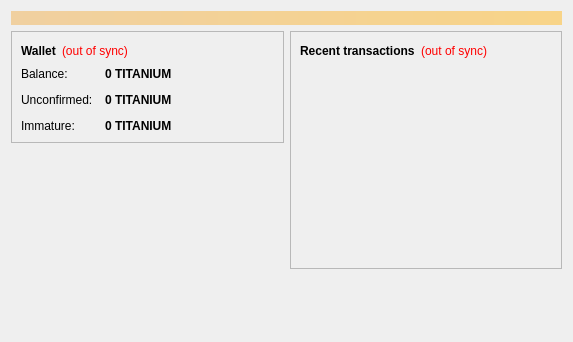
<?xml version="1.0" encoding="UTF-8"?>
<ui version="4.0">
 <class>OverviewPage</class>
 <widget class="QWidget" name="OverviewPage">
  <property name="geometry">
   <rect>
    <x>0</x>
    <y>0</y>
    <width>573</width>
    <height>342</height>
   </rect>
  </property>
  <property name="windowTitle">
   <string>Form</string>
  </property>
  <layout class="QVBoxLayout" name="topLayout">
   <item>
    <widget class="QLabel" name="labelAlerts">
     <property name="visible">
      <bool>false</bool>
     </property>
     <property name="styleSheet">
      <string notr="true">background-color: qlineargradient(x1: 0, y1: 0, x2: 1, y2: 0, stop:0 #F0D0A0, stop:1 #F8D488); color:#000000;</string>
     </property>
     <property name="wordWrap">
      <bool>true</bool>
     </property>
     <property name="margin">
      <number>3</number>
     </property>
    </widget>
   </item>
   <item>
    <layout class="QHBoxLayout" name="horizontalLayout" stretch="1,1">
     <item>
      <layout class="QVBoxLayout" name="verticalLayout_2">
       <item>
        <widget class="QFrame" name="frame">
         <property name="frameShape">
          <enum>QFrame::StyledPanel</enum>
         </property>
         <property name="frameShadow">
          <enum>QFrame::Raised</enum>
         </property>
         <layout class="QVBoxLayout" name="verticalLayout_4">
          <item>
           <layout class="QHBoxLayout" name="horizontalLayout_4">
            <item>
             <widget class="QLabel" name="label_5">
              <property name="font">
               <font>
                <weight>75</weight>
                <bold>true</bold>
               </font>
              </property>
              <property name="text">
               <string>Wallet</string>
              </property>
             </widget>
            </item>
            <item>
             <widget class="QLabel" name="labelWalletStatus">
              <property name="toolTip">
               <string>The displayed information may be out of date. Your wallet automatically synchronizes with the Titaniumcoin network after a connection is established, but this process has not completed yet.</string>
              </property>
              <property name="styleSheet">
               <string notr="true">QLabel { color: red; }</string>
              </property>
              <property name="text">
               <string notr="true">(out of sync)</string>
              </property>
              <property name="alignment">
               <set>Qt::AlignLeading|Qt::AlignLeft|Qt::AlignVCenter</set>
              </property>
             </widget>
            </item>
            <item>
             <spacer name="horizontalSpacer_2">
              <property name="orientation">
               <enum>Qt::Horizontal</enum>
              </property>
              <property name="sizeHint" stdset="0">
               <size>
                <width>40</width>
                <height>20</height>
               </size>
              </property>
             </spacer>
            </item>
           </layout>
          </item>
          <item>
           <layout class="QFormLayout" name="formLayout_2">
            <property name="fieldGrowthPolicy">
             <enum>QFormLayout::AllNonFixedFieldsGrow</enum>
            </property>
            <property name="horizontalSpacing">
             <number>12</number>
            </property>
            <property name="verticalSpacing">
             <number>12</number>
            </property>
            <item row="0" column="0">
             <widget class="QLabel" name="label">
              <property name="text">
               <string>Balance:</string>
              </property>
             </widget>
            </item>
            <item row="0" column="1">
             <widget class="QLabel" name="labelBalance">
              <property name="font">
               <font>
                <weight>75</weight>
                <bold>true</bold>
               </font>
              </property>
              <property name="cursor">
               <cursorShape>IBeamCursor</cursorShape>
              </property>
              <property name="toolTip">
               <string>Your current balance</string>
              </property>
              <property name="text">
               <string notr="true">0 TITANIUM</string>
              </property>
              <property name="textInteractionFlags">
               <set>Qt::LinksAccessibleByMouse|Qt::TextSelectableByKeyboard|Qt::TextSelectableByMouse</set>
              </property>
             </widget>
            </item>
            <item row="1" column="0">
             <widget class="QLabel" name="label_3">
              <property name="text">
               <string>Unconfirmed:</string>
              </property>
             </widget>
            </item>
            <item row="1" column="1">
             <widget class="QLabel" name="labelUnconfirmed">
              <property name="font">
               <font>
                <weight>75</weight>
                <bold>true</bold>
               </font>
              </property>
              <property name="cursor">
               <cursorShape>IBeamCursor</cursorShape>
              </property>
              <property name="toolTip">
               <string>Total of transactions that have yet to be confirmed, and do not yet count toward the current balance</string>
              </property>
              <property name="text">
               <string notr="true">0 TITANIUM</string>
              </property>
              <property name="textInteractionFlags">
               <set>Qt::LinksAccessibleByMouse|Qt::TextSelectableByKeyboard|Qt::TextSelectableByMouse</set>
              </property>
             </widget>
            </item>
            <item row="2" column="0">
             <widget class="QLabel" name="labelImmatureText">
              <property name="text">
               <string>Immature:</string>
              </property>
             </widget>
            </item>
            <item row="2" column="1">
             <widget class="QLabel" name="labelImmature">
              <property name="font">
               <font>
                <weight>75</weight>
                <bold>true</bold>
               </font>
              </property>
              <property name="toolTip">
               <string>Mined balance that has not yet matured</string>
              </property>
              <property name="text">
               <string notr="true">0 TITANIUM</string>
              </property>
              <property name="textInteractionFlags">
               <set>Qt::LinksAccessibleByMouse|Qt::TextSelectableByKeyboard|Qt::TextSelectableByMouse</set>
              </property>
             </widget>
            </item>
           </layout>
          </item>
         </layout>
        </widget>
       </item>
       <item>
        <spacer name="verticalSpacer">
         <property name="orientation">
          <enum>Qt::Vertical</enum>
         </property>
         <property name="sizeHint" stdset="0">
          <size>
           <width>20</width>
           <height>40</height>
          </size>
         </property>
        </spacer>
       </item>
      </layout>
     </item>
     <item>
      <layout class="QVBoxLayout" name="verticalLayout_3">
       <item>
        <widget class="QFrame" name="frame_2">
         <property name="frameShape">
          <enum>QFrame::StyledPanel</enum>
         </property>
         <property name="frameShadow">
          <enum>QFrame::Raised</enum>
         </property>
         <layout class="QVBoxLayout" name="verticalLayout">
          <item>
           <layout class="QHBoxLayout" name="horizontalLayout_2">
            <item>
             <widget class="QLabel" name="label_4">
              <property name="text">
               <string>&lt;b&gt;Recent transactions&lt;/b&gt;</string>
              </property>
             </widget>
            </item>
            <item>
             <widget class="QLabel" name="labelTransactionsStatus">
              <property name="toolTip">
               <string>The displayed information may be out of date. Your wallet automatically synchronizes with the Titaniumcoin network after a connection is established, but this process has not completed yet.</string>
              </property>
              <property name="styleSheet">
               <string notr="true">QLabel { color: red; }</string>
              </property>
              <property name="text">
               <string notr="true">(out of sync)</string>
              </property>
              <property name="alignment">
               <set>Qt::AlignRight|Qt::AlignTrailing|Qt::AlignVCenter</set>
              </property>
             </widget>
            </item>
            <item>
             <spacer name="horizontalSpacer">
              <property name="orientation">
               <enum>Qt::Horizontal</enum>
              </property>
              <property name="sizeHint" stdset="0">
               <size>
                <width>40</width>
                <height>20</height>
               </size>
              </property>
             </spacer>
            </item>
           </layout>
          </item>
          <item>
           <widget class="QListView" name="listTransactions">
            <property name="styleSheet">
             <string notr="true">QListView { background: transparent; }</string>
            </property>
            <property name="frameShape">
             <enum>QFrame::NoFrame</enum>
            </property>
            <property name="verticalScrollBarPolicy">
             <enum>Qt::ScrollBarAlwaysOff</enum>
            </property>
            <property name="horizontalScrollBarPolicy">
             <enum>Qt::ScrollBarAlwaysOff</enum>
            </property>
            <property name="selectionMode">
             <enum>QAbstractItemView::NoSelection</enum>
            </property>
           </widget>
          </item>
         </layout>
        </widget>
       </item>
       <item>
        <spacer name="verticalSpacer_2">
         <property name="orientation">
          <enum>Qt::Vertical</enum>
         </property>
         <property name="sizeHint" stdset="0">
          <size>
           <width>20</width>
           <height>40</height>
          </size>
         </property>
        </spacer>
       </item>
      </layout>
     </item>
    </layout>
   </item>
  </layout>
 </widget>
 <resources/>
 <connections/>
</ui>
